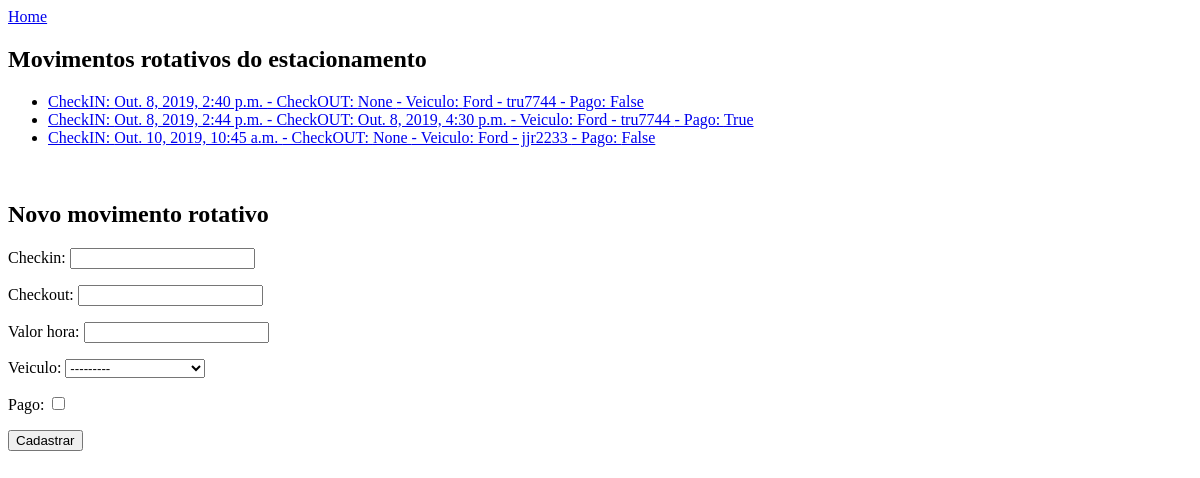
/core/movimentosRotativos/, run on an earlier commit of the app's database.
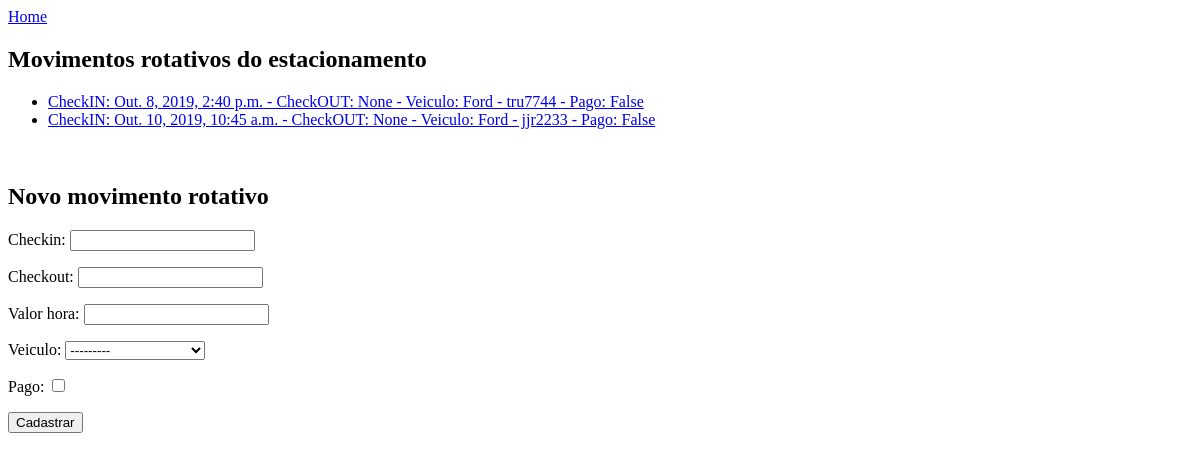
And on a later commit of the database.
### core/models.py (models this page shows, shortened)
class MovRotativo(models.Model):
    checkin = models.DateTimeField(auto_now=False)
    checkout = models.DateTimeField(auto_now=False, null=True, blank=True)
    valor_hora = models.DecimalField(max_digits=5,decimal_places=2)
    veiculo = models.ForeignKey(Veiculo, on_delete=models.CASCADE)
    pago = models.BooleanField(default=False)

class Veiculo(models.Model):
    proprietario = models.ForeignKey(Pessoa, on_delete=models.CASCADE)
    marca = models.ForeignKey(Marca, on_delete=models.CASCADE)
    placa = models.CharField(max_length=7)
    cor = models.CharField(max_length=20)
    observacoes = models.TextField(blank=True)
    def __str__(self):
        return self.marca.nome + ' - ' + self.placa

class Marca(models.Model):
    nome = models.CharField(max_length=50)

### core/views.py (the view)
# urls.py: path('movimentosRotativos/', views.lista_movrotativos,
def lista_movrotativos(request):
    movrotativos = MovRotativo.objects.all()
    form = RotativoForm()
    context = {'movrotativos' : movrotativos, 'form' : form}
    return render(request,'core/lista_movrotativos.html', context)

### core/forms.py
class RotativoForm(ModelForm):
    class Meta:
        model = MovRotativo
        fields = '__all__'

### templates/core/lista_movrotativos.html (shortened to what this page needs)
<a href="{% url 'core:home' %}">Home</a>
<h2>Movimentos rotativos do estacionamento</h2>
<ul>
    {% for movs in movrotativos %}
    <li><a href="{% url 'core:rotativo_update' movs.id %}">
        CheckIN: {{movs.checkin}} - CheckOUT: {{movs.checkout}} -
        Veiculo: {{movs.veiculo}} - Pago: {{movs.pago}}</a>
    </li>
    {% endfor %}
</ul>
<h2>Novo movimento rotativo</h2>
<form action="{% url 'core:novo_rotativo' %}" method="POST">
    {{form.as_p}}
    <button type="submit">Cadastrar</button>
</form>

What changed in the data, as far as the page shows it:
removed MovRotativo: checkin "Out. 8, 2019, 2:44 p.m.", checkout "Out. 8, 2019, 4:30 p.m.", veiculo "Ford - tru7744", pago "True"
